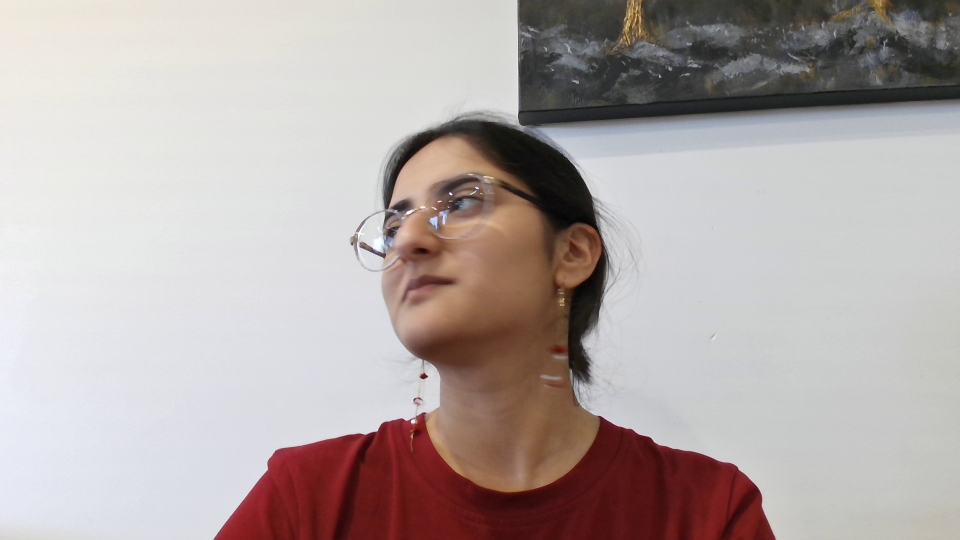
#> input picture src/img_processor/test_dataset/img_0.jpg, 1920 x 1080 px (shown at 1/2 size); its folder holds 4 pictures in this run
$ jupyter execute TESTS.ipynb
#> lines starting #> are read from the running program, lines starting #| are printed output that depends on the picture; after the words box and inside, x2 and y2 are one past the last pixel; in counts of white or black regions, pixels touching at a corner belong together
[cell 1]
import cv2 as cv
import numpy as np
import matplotlib.pyplot as plt
import potrace
import os

[cell 2]
# FUNCTIONS
def detectFaceEdges(img):
    img = cv.cvtColor(img, cv.COLOR_BGR2GRAY) # convert to grayscale for processing

    # FACE DETECTION ______________________
    # Get the directory of the current script
    script_dir = os.path.dirname(os.path.realpath('TESTS.ipynb'))
    cascade_path = os.path.join(script_dir, 'haarcascade_frontalface_default.xml')

    # Load Haar Cascade from the same directory as the script
    face_cascade = cv.CascadeClassifier(cascade_path)
    if face_cascade.empty():
        raise ValueError("Haar cascade file could not be loaded.")

    # Face detection
    faces = face_cascade.detectMultiScale(img, 1.3, 5)

    if len(faces) == 0:
        print("No Face Detected!")
        return None, None
    elif len(faces) > 3:
        print("More than 3 Faces Detected!")
        return None, None

    # Get Region of Interest
    roi = img.copy()
    for (x,y,w,h) in faces:
        roi = roi[y:y+h, x:x+w]

    roi = cv.resize(roi, (250, 250)) # resized to a standard size for canvas creation

    # EDGE DETECTION ______________________
    # Add Gussian Blur and Detect Edges
    img_blur = cv.GaussianBlur(roi, (3,3), 0)
    edge_img = cv.Canny(image=img_blur, threshold1=50, threshold2=120) # Canny Edge Detection

    return roi, edge_img

def createPoster(img): # private function

        canvas = np.zeros((400,400),dtype=np.uint8) # create poster
        canvas[75:325, 75:325] = img
        cv.rectangle(canvas,(75,75),(325,325),color=255,thickness=1, lineType=cv.LINE_AA)

        # ADD TEXT_______________________________
        Heading = 'WANTED'
        subtext1 = 'DEAD OR ALIVE'
        subtext2 = '$10'
        font_large = 4 # Scale text relative to canvas size
        font_small = font_large * 0.5  # Smaller text

        heading_pos = (80, 60)  # Top part
        subtext1_pos = (80, 360)  # Bottom part
        subtext2_pos = (160, 395)  # Near the bottom center

        canvas = cv.putText(canvas, Heading, org=heading_pos, fontFace=cv.FONT_HERSHEY_PLAIN, fontScale=font_large, color=255, thickness=0)
        canvas = cv.putText(canvas, subtext1, org=subtext1_pos, fontFace=cv.FONT_HERSHEY_PLAIN, fontScale=font_small, color=255, thickness=0)
        canvas = cv.putText(canvas, subtext2, org=subtext2_pos, fontFace=cv.FONT_HERSHEY_PLAIN, fontScale=font_small, color=255, thickness=0)

        return canvas

def groupEdges(img):
    img = cv.threshold(img, 127, 255, cv.THRESH_BINARY)[1] # convert to black and white - with one chanel
    num_labels, labels_img = cv.connectedComponents(img) # get the groups

    masks = []

    for label in range(1, num_labels):  # skip background
        mask = (labels_img == label).astype(np.uint8)
        masks.append(mask) # add group masks to array

    return num_labels, masks

def reduceNoise(img):

    # Ensure the image is in binary format (0 and 255)
    img = (img > 0).astype(np.uint8) * 255
    clean_img = np.zeros(img.shape, dtype=np.uint8)

    # Group edges using connected components
    _, masks = groupEdges(img)

    for mask in masks:
        if cv.countNonZero(mask) >= 25:
            clean_img[mask != 0] = 255

    # Apply Morphology kernal
    kernel = np.ones((3, 3), np.uint8)
    cleaned_img = cv.morphologyEx(clean_img, cv.MORPH_CLOSE, kernel)

    return cleaned_img

def getPaths(img):
    _, masks = groupEdges(img)

    paths = []
    for mask in masks:
        bitmap = potrace.Bitmap(mask.astype(bool))
        path = bitmap.trace()
        paths.append(path)

    return paths

The following main function runs each of the tests seperately.

All the tests read images from the test_dataset one by one. In the first 2 tests 'x' can be pressed to stop the loop at any point, however because the results of these tests are based of the number of images in the dataset, the tests will probably say 'Fail'.

TEST1 requires user input of 'y' if they judge if the main facial features are present in the processed image. Pressing any other key will count as a 'fail' and move on to the next image, pressing 'x' will end the test.

TEST2 does not require any user input. Pressing any key will move on to the next image, pressing 'x' will end the test.

TEST3 requires that the number of paths created is accurate to the number of original edges in contrast to TEST2. This test was added during implementation where it was important to reduce the number of paths generated to plan paths the UR3 could practically plan to.

POSTER is not a test, just to visualise the poster and demonstrate the number of extra edges that are created.

Notes:
- Because the program uses fontal face detection img_0, which is a side view of the face, always fails.
- The tests are recommended to be run one by one.
- For the first test, you might need to click on the image to type press the key. For some reason this is only a problem in the first test.

[cell 3]
if __name__ == '__main__':

    # Tests - can change
    TEST1 = False
    TEST2 = True
    TEST3 = False
    POSTER = False

    # __________________________________________________________________
    # Varaiables
    Pass = False
    image = None
    score = 0

    script_dir = os.path.dirname(os.path.realpath('TESTS.ipynb'))
    img_path = os.path.join(script_dir, 'test_dataset')

    list_dir = os.listdir(img_path)
    num_imgs = len(list_dir)

    # Main Loop
    for i in range(num_imgs):
        # get current image
        current_path = os.path.join(img_path, f"img_{i}.jpg")
        image = cv.imread(current_path)
#> image is the input picture: shape (1080, 1920, 3); mean B, G, R 167.6, 169.4, 179.4

        print(f"IMAGE {i} ________________________________")

        if TEST1: # test face and edge detection accuracy
            face_img, edge_img = detectFaceEdges(image)

            image = cv.resize(image, (450, 250))

            if edge_img is None:
                cv.imshow(f'original image: {i}', image)
                cv.waitKey(0)
                cv.destroyAllWindows()
                continue

            # overlap face and edge image to show accuracy
            face_img_colour = cv.cvtColor(face_img, cv.COLOR_GRAY2BGR)
            edges_colored = np.zeros_like(face_img_colour)
            face_img_colour[edge_img != 0] = [0, 0, 255]  # Red color in BGR

            print("If Main Facial Features exist then enter lowercase y")

            #cv.imshow('face_img', face_img)
            #cv.imshow('edge_img', edge_img)
            cv.imshow('overlay_img', face_img_colour)

            if cv.waitKey(0) == ord('y'):
                score += 1
                print("Features Found Confirmed")
            elif cv.waitKey(0) == ord('x'):
                cv.destroyAllWindows()
                break

            cv.destroyAllWindows()

            print(f"current score = {score}")

        if TEST2: # test noise reduction
            _, edge_img = detectFaceEdges(image)
#> in detectFaceEdges, `img = cv.cvtColor(img, cv.COLOR_BGR2GRAY)`:
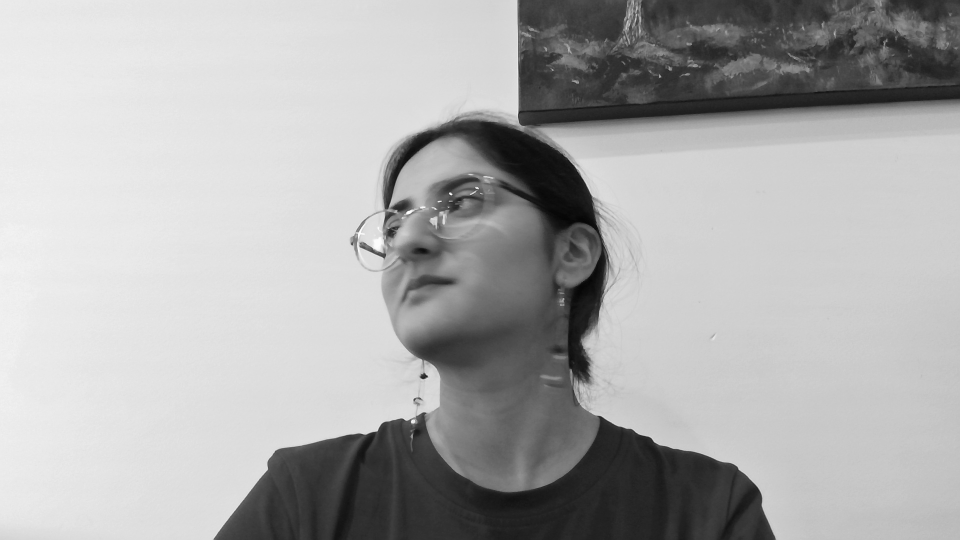
#> img: shape (1080, 1920) (shown at 1/2 size); min 2, max 255, mean 172.1
#> in detectFaceEdges, `faces = face_cascade.detectMultiScale(img, 1.3, 5)`: faces = ()

            if edge_img is None:
                continue

            clean_img = reduceNoise(edge_img)

            # Compare Number of Edges
            o_edges, _ = groupEdges(edge_img)
            c_edges, _ = groupEdges(clean_img)
            diff_cleaned = abs(o_edges-c_edges)

            print(f"Original Edges = {o_edges}")
            print(f"Cleaned Edges = {c_edges}")
            print(f"Difference = {diff_cleaned:.2f}")

            if diff_cleaned > 10: # more than 10 edges cleaned
                score += 1

            # VISUALISATION - Overaly clean image on original image
            overlay = cv.cvtColor(edge_img, cv.COLOR_GRAY2BGR)
            overlay[clean_img != 0] = [0, 0, 255] # Overlay Blue for cleaned image
            cv.imshow('Original Edge Image', edge_img)
            cv.imshow('Comparison Image', overlay)

            if cv.waitKey(0) == ord('x'):
                cv.destroyAllWindows()
                break
            cv.destroyAllWindows()

        if TEST3: # test path optimisation
            _, edge_img = detectFaceEdges(image)

            if edge_img is None:
                continue

            clean_img = reduceNoise(edge_img)
            num_edges, _ = groupEdges(clean_img)

            paths = getPaths(clean_img)

            # VISUALISATION - image and graph
            #cv.imshow('Edge Image', clean_img)
            #cv.waitKey(0)
            #cv.destroyAllWindows()

            fig, ax = plt.subplots(figsize=(6, 6))

            path_count = 0
            for path in paths:
                    for curve in path:
                        curve_verts = curve.tesselate()
                        if len(curve_verts) < 40:
                            continue

                        x, y = zip(*curve_verts)
                        ax.scatter(x, y, marker='o', s=2, label=f'Group {path_count}')

                        path_count += 1

            plt.show()

            print(f"Original Number of Edges: {num_edges}")
            print(f"Number of Created Paths: {path_count}")

            diff = abs(num_edges - path_count)
            if diff < 5: # The number of paths created should be accurate to the number of original edges
                score += 1

        if POSTER: # Create Poster Demonstration
            _, edge_img = detectFaceEdges(image)

            if edge_img is None:
                continue

            poster = createPoster(edge_img)
            clean_img = reduceNoise(poster)

            paths = getPaths(poster)
            c_edges, _ = groupEdges(clean_img)
            num_paths = len(paths)

             # VISUALISATION - image and graph

            print('POSTER CREATED__________________')
            print(f"clean image edges: {c_edges}")
            print(f"poster edges: {num_paths}")

            cv.imshow('Poster', poster)
            if cv.waitKey(0) == ord('x'):
                cv.destroyAllWindows()
                break

            cv.destroyAllWindows()
#> pass 2 of the loop `for i in range(num_imgs):`:
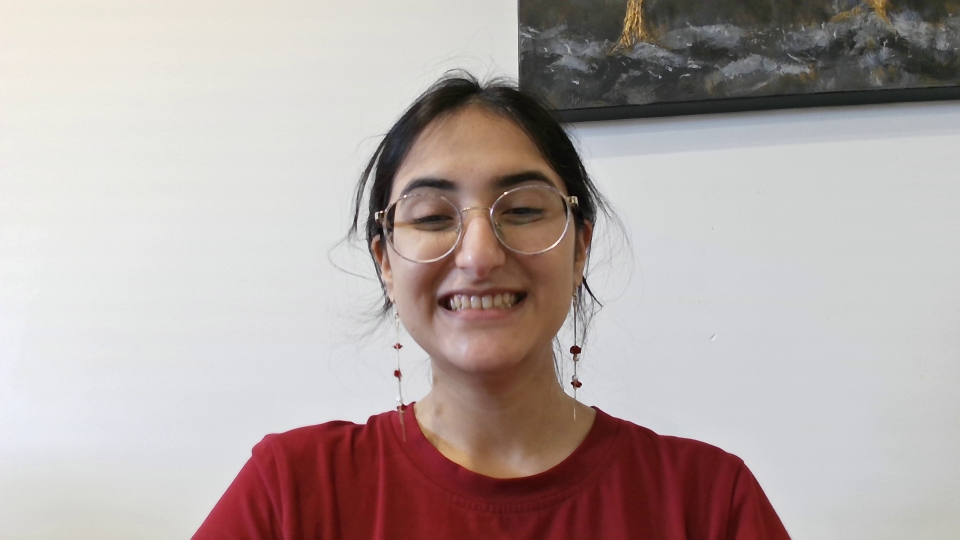
#> input picture src/img_processor/test_dataset/img_1.jpg, 1920 x 1080 px (shown at 1/2 size)
#> image is the input picture: shape (1080, 1920, 3); mean B, G, R 165.4, 167.9, 179.7
#> the loop in detectFaceEdges (call 2), `for (x,y,w,h) in faces:` made 1 pass
#> (x, y, w, h) on pass 1: (714, 230, 491, 491)
#> edge_img: shape (250, 250); 8.3% white in thin lines or dots
#> labels_img: shape (250, 250) int32; 114 distinct labels, from 0 to 113
#> num_labels = 114
#> after the loop in groupEdges, `for label in range(1, num_labels):`: masks = 113 items
#> the loop in reduceNoise, `for mask in masks:` made 113 passes
#> cleaned_img: shape (250, 250); 10.6% white; 11 white regions, largest, box (x1, y1, x2, y2) and area: (0, 0, 107, 250) 2407, (199, 48, 250, 250) 1588, (128, 0, 226, 164) 1216
#> o_edges = 114
#> in groupEdges (call 3), `num_labels, labels_img = cv.connectedComponents(img)`:
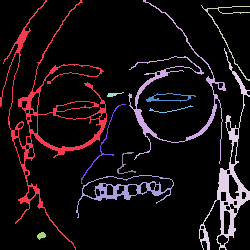
#> labels_img: shape (250, 250) int32; 12 distinct labels, from 0 to 11; one colour per label, 0 black
#> num_labels = 12
#> after the loop in groupEdges (call 3), `for label in range(1, num_labels):`: masks = 11 items
#> c_edges = 12
#> diff_cleaned = 102
#| Original Edges = 114
#| Cleaned Edges = 12
#| Difference = 102.00
#> `overlay[clean_img != 0] = [0, 0, 255]`:
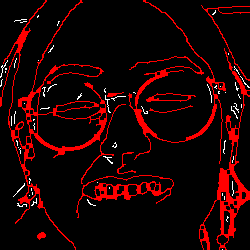
#> overlay: shape (250, 250, 3); mean B, G, R 2.2, 2.2, 29.3
#> (key x is pressed here)

    # Pass or Fail
    print("_______________TEST COMPLETE________________")
    print(f"Number of images in dataset: {num_imgs}")
    print(f"Number passed images: {score}")
    if (num_imgs - score) < 2:
        Pass = True
    else:
        Pass = False

    if Pass:
        print("Test Passed!")
    else:
        print("Test Failed")
